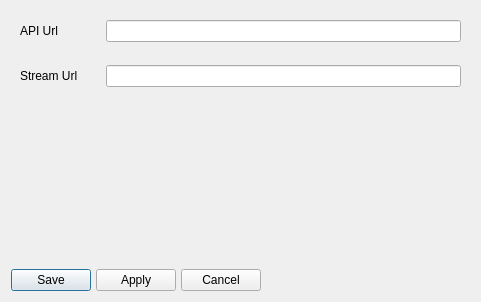
<?xml version="1.0" encoding="UTF-8"?>
<ui version="4.0">
 <class>Preferences</class>
 <widget class="QDialog" name="Preferences">
  <property name="geometry">
   <rect>
    <x>0</x>
    <y>0</y>
    <width>481</width>
    <height>302</height>
   </rect>
  </property>
  <property name="sizePolicy">
   <sizepolicy hsizetype="Preferred" vsizetype="Preferred">
    <horstretch>0</horstretch>
    <verstretch>0</verstretch>
   </sizepolicy>
  </property>
  <property name="windowTitle">
   <string>Preferences</string>
  </property>
  <layout class="QVBoxLayout" name="verticalLayout">
   <property name="spacing">
    <number>5</number>
   </property>
   <item>
    <widget class="QFrame" name="horizontalFrame">
     <property name="sizePolicy">
      <sizepolicy hsizetype="Preferred" vsizetype="Fixed">
       <horstretch>0</horstretch>
       <verstretch>0</verstretch>
      </sizepolicy>
     </property>
     <layout class="QHBoxLayout" name="contentLayout">
      <property name="sizeConstraint">
       <enum>QLayout::SetDefaultConstraint</enum>
      </property>
      <item>
       <widget class="QLabel" name="label">
        <property name="sizePolicy">
         <sizepolicy hsizetype="Fixed" vsizetype="Preferred">
          <horstretch>0</horstretch>
          <verstretch>0</verstretch>
         </sizepolicy>
        </property>
        <property name="minimumSize">
         <size>
          <width>80</width>
          <height>0</height>
         </size>
        </property>
        <property name="frameShape">
         <enum>QFrame::NoFrame</enum>
        </property>
        <property name="frameShadow">
         <enum>QFrame::Plain</enum>
        </property>
        <property name="lineWidth">
         <number>1</number>
        </property>
        <property name="text">
         <string>API Url</string>
        </property>
       </widget>
      </item>
      <item>
       <widget class="QLineEdit" name="apiUrlEdit">
        <property name="frame">
         <bool>true</bool>
        </property>
       </widget>
      </item>
     </layout>
    </widget>
   </item>
   <item>
    <widget class="QFrame" name="verticalFrame">
     <property name="sizePolicy">
      <sizepolicy hsizetype="Preferred" vsizetype="Fixed">
       <horstretch>0</horstretch>
       <verstretch>0</verstretch>
      </sizepolicy>
     </property>
     <layout class="QHBoxLayout" name="horizontalLayout">
      <item>
       <widget class="QLabel" name="label_2">
        <property name="sizePolicy">
         <sizepolicy hsizetype="Fixed" vsizetype="Fixed">
          <horstretch>0</horstretch>
          <verstretch>0</verstretch>
         </sizepolicy>
        </property>
        <property name="minimumSize">
         <size>
          <width>80</width>
          <height>0</height>
         </size>
        </property>
        <property name="text">
         <string>Stream Url</string>
        </property>
       </widget>
      </item>
      <item>
       <widget class="QLineEdit" name="streamUrlEdit"/>
      </item>
     </layout>
    </widget>
   </item>
   <item>
    <spacer name="verticalSpacer">
     <property name="orientation">
      <enum>Qt::Vertical</enum>
     </property>
     <property name="sizeHint" stdset="0">
      <size>
       <width>20</width>
       <height>40</height>
      </size>
     </property>
    </spacer>
   </item>
   <item>
    <widget class="QFrame" name="frame">
     <property name="frameShape">
      <enum>QFrame::NoFrame</enum>
     </property>
     <property name="frameShadow">
      <enum>QFrame::Raised</enum>
     </property>
     <property name="lineWidth">
      <number>0</number>
     </property>
     <layout class="QHBoxLayout" name="horizontalLayout_2">
      <property name="spacing">
       <number>5</number>
      </property>
      <property name="leftMargin">
       <number>0</number>
      </property>
      <property name="topMargin">
       <number>0</number>
      </property>
      <property name="rightMargin">
       <number>0</number>
      </property>
      <property name="bottomMargin">
       <number>0</number>
      </property>
      <item>
       <widget class="QPushButton" name="saveButton">
        <property name="text">
         <string>Save</string>
        </property>
       </widget>
      </item>
      <item>
       <widget class="QPushButton" name="applyButton">
        <property name="text">
         <string>Apply</string>
        </property>
       </widget>
      </item>
      <item>
       <widget class="QPushButton" name="cancelButton">
        <property name="text">
         <string>Cancel</string>
        </property>
       </widget>
      </item>
      <item>
       <spacer name="horizontalSpacer_2">
        <property name="orientation">
         <enum>Qt::Horizontal</enum>
        </property>
        <property name="sizeHint" stdset="0">
         <size>
          <width>150</width>
          <height>17</height>
         </size>
        </property>
       </spacer>
      </item>
     </layout>
    </widget>
   </item>
  </layout>
 </widget>
 <resources/>
 <connections/>
</ui>
